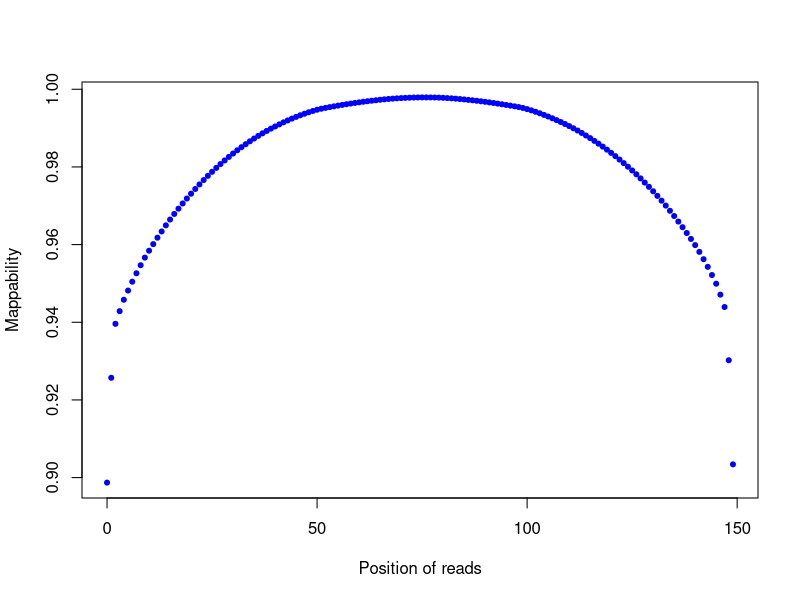

Here is the R script that generated this plot:
png("/rds/user/is460/hpc-work/muscle-rnaseq/ezbamqc/output/figs/srpk3_wt_ttnb_wt_2.clipping_profile.png",width=500,height=500,units="px")
read_pos=c(0,1,2,3,4,5,6,7,8,9,10,11,12,13,14,15,16,17,18,19,20,21,22,23,24,25,26,27,28,29,30,31,32,33,34,35,36,37,38,39,40,41,42,43,44,45,46,47,48,49,50,51,52,53,54,55,56,57,58,59,60,61,62,63,64,65,66,67,68,69,70,71,72,73,74,75,76,77,78,79,80,81,82,83,84,85,86,87,88,89,90,91,92,93,94,95,96,97,98,99,100,101,102,103,104,105,106,107,108,109,110,111,112,113,114,115,116,117,118,119,120,121,122,123,124,125,126,127,128,129,130,131,132,133,134,135,136,137,138,139,140,141,142,143,144,145,146,147,148,149)
count=c(3048206,2236104,1818014,1719609,1631339,1560032,1491380,1426127,1363784,1304561,1251222,1200179,1150179,1102062,1054678,1009832,966420,925262,885231,846811,809264,772848,737557,703564,671092,639887,609362,579727,551645,524349,498116,472998,448935,425926,403335,382097,361301,341575,323020,305253,288586,272211,256482,241714,227573,214268,201517,189614,178274,168230,158681,150813,144511,138360,132423,126626,121158,115874,110915,106095,101511,96949,92776,88869,85269,81550,78278,75337,72664,70367,68419,66840,65418,64234,63610,63207,63369,63503,64031,65010,66364,68377,70506,72941,75883,78984,82418,85801,89305,93439,97425,101812,106660,111456,116384,121449,126867,132377,138061,145144,153948,163622,174598,186135,198735,211250,225063,239073,253778,269065,285345,302234,319900,338597,358391,378559,400137,421895,444444,468286,493035,518265,544960,572524,600356,629163,659355,690766,723205,756215,790675,826243,863428,901596,941711,982284,1025388,1069053,1114126,1160053,1207806,1260339,1316921,1376240,1439736,1506931,1591773,1687650,2100181,2906909)
plot(read_pos,1-(count/30093924),pch=20,xlab="Position of reads",ylab="Mappability",col="blue")
dev.state=dev.off()
